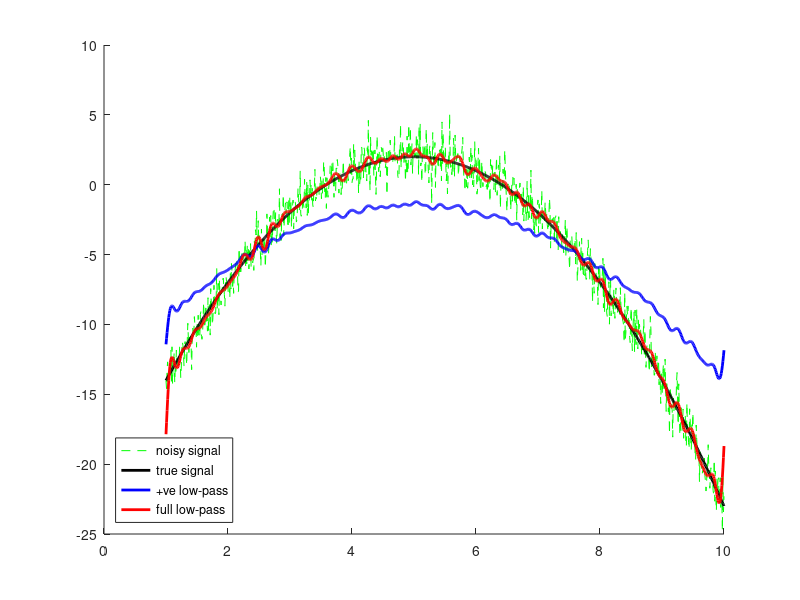

MATLAB code to generate this figure:
% make our noisy function
t = linspace(1,10,1024);
x = -(t-5).^2  + 2;
y = awgn(x,0.5); 
Y = fft(y);

r = 50; % range of frequencies we want to preserve

rectangle = zeros(size(Y));
rectangle(1:r+1) = 1;               % only first half is considered here
y_half = ifft(Y.*rectangle);   % low-pass filtered signal (conjugate not considered)
rectangle(end-r+1:end) = 1;         % preserve low -ve frequencies (considering conjugate here)
y_rect = ifft(Y.*rectangle);   % low-pass filtered signal

hold on;
plot(t,y,'g--'); plot(t,x,'k','LineWidth',2); plot(t,y_half,'b','LineWidth',2); plot(t,y_rect,'r','LineWidth',2);
legend('noisy signal','true signal','+ve low-pass','full low-pass','Location','southwest')